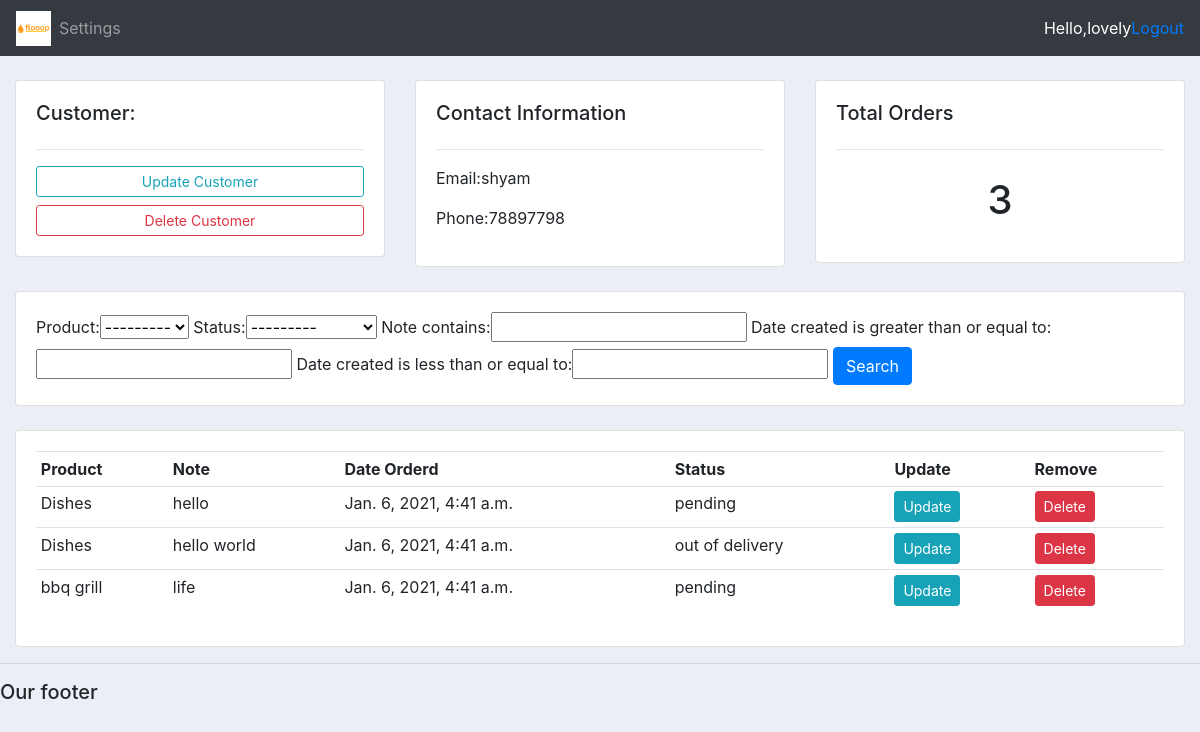
Screenshot of /customer/2/ (signed in) with the database file from the repository.
### accounts/models.py (models this page shows, shortened)
class Customer(models.Model):
    user=models.OneToOneField(User,null=True,blank=True,on_delete=models.CASCADE)
    name=models.CharField(max_length=100,null=True)
    phone=models.CharField(max_length=100,null=True)
    email=models.CharField(max_length=100,null=True)
    profile_pic=models.ImageField(default="download.png",null=True,blank=True)
    date_created=models.DateTimeField(auto_now_add=True,null=True)

class Order(models.Model):
    STATUS=(
        ('pending','pending'),
        ('out of delivery','out of delivery'),
        ('Delivered','Delivered'),
    )
    customer=models.ForeignKey(Customer,null=True,on_delete=models.SET_NULL)
    product=models.ForeignKey(Product,null=True,on_delete=models.SET_NULL)
    date_created=models.DateTimeField(auto_now_add=True,null=True)
    status=models.CharField(max_length=100,null=True,choices=STATUS)
    note=models.CharField(max_length=100,null=True)

class Product(models.Model):
    CATEGORY=(
        ('Indoor','Indoor'),
        ('Out door','Out door')
    )
    name=models.CharField(max_length=100,null=True)
    price=models.FloatField(null=True)
    category=models.CharField(max_length=100,null=True,choices=CATEGORY)
    description=models.CharField(max_length=100,null=True,blank=True)
    date_created=models.DateTimeField(auto_now_add=True,null=True)
    tag=models.ManyToManyField(Tag)
    def __str__(self):
        return self.name

### accounts/views.py (the view)
# urls.py: path('customer/<int:pk>/', views.customer ,name="customer" ),
@login_required(login_url='login')
def customer(request,pk):
    customer=Customer.objects.get(id=pk)
    orders=customer.order_set.all()
    total=orders.count()
    myfilter=OrderFilter(request.GET,queryset=orders)
    orders=myfilter.qs
    context={'customer':customer,'orders':orders,'total':total,'myfilter':myfilter}
    return render(request,'accounts/customer.html',context)

### accounts/templates/accounts/customer.html
{%  extends 'accounts/main.html' %}
{% block content %}
	<br>
<div class="row">
	<div class="col-md">
		<div class="card card-body">
			<h5>Customer:</h5>
			<hr>
			<a class="btn btn-outline-info  btn-sm btn-block" href="">Update Customer</a>
			<a class="btn btn-outline-danger  btn-sm btn-block" href="">Delete Customer</a>
		</div>
	</div>
	<div class="col-md">
		<div class="card card-body">
			<h5>Contact Information</h5>
			<hr>
			<p>Email:{{customer.name}} </p>
			<p>Phone:{{customer.phone}} </p>
		</div>
	</div>
	<div class="col-md">
		<div class="card card-body">
			<h5>Total Orders</h5>
			<hr>
			<h1 style="text-align: center;padding: 10px">{{total}}</h1>
		</div>
	</div>
</div>
<br>
<div class="row">
	<div class="col">
		<div class="card card-body">
			<form method="get">
				{{myfilter.form}}
		    <button class="btn btn-primary" type="submit">Search</button>
		  </form>
		</div>
	</div>
</div>
<br>
<div class="row">
	<div class="col-md">
		<div class="card card-body">
			<table class="table table-sm">
				<tr>
					<th>Product</th>
					<th>Note</th>
					<th>Date Orderd</th>
					<th>Status</th>
					<th>Update</th>
					<th>Remove</th>
				</tr>
				{% for i in orders %}
				<tr>
					<td>{{i.product}}</td>
					<td>{{i.note}}</td>
					<td>{{i.date_created}}</td>
					<td>{{i.status}}</td>
					<td><a class="btn btn-sm btn-info" href="{% url 'updateorder' i.id %}">Update</a></td>
					<td><a class="btn btn-sm btn-danger" href="{% url 'deleteorder' i.id %}">Delete</a></td>
				</tr>
				{% endfor %}
			</table>
		</div>
	</div>
</div>
{% endblock %}

### accounts/templates/accounts/navbar.html (shortened to what this page needs)
{% load static %}
<nav class="navbar navbar-expand-lg navbar-dark bg-dark">
    <img src="{% static 'images/download.png' %}" height="35px">
    <div class="collapse navbar-collapse" id="navbarNav">
      <ul class="navbar-nav">
        {% if request.user.is_staff %}
        <li class="nav-item active">
          <a class="nav-link" href="{% url 'home'%}">Dashboard</a>
        </li>
        <li class="nav-item">
          <a class="nav-link" href="{% url 'product' %}">Products</a>
        </li>
        {% else %}
       <li class="nav-item">
        <a class="nav-link" href="{% url 'account' %}">Settings</a>
      </li>
        {% endif %}
      </ul>
    </div>
    <span style="color:white;">Hello,{{user}}</span>
    <span><a href="{% url 'logout' %}">Logout</a></span>
  </nav>

### accounts/static/css/main.css (style rules this page uses)
body { background-color: #ebeff5; }

### rows the page displays
Customer: name "shyam", phone "78897798"
Order: product "Dishes", note "hello", date_created "Jan. 6, 2021, 4:41 a.m.", status "pending"
Order: product "Dishes", note "hello world", date_created "Jan. 6, 2021, 4:41 a.m.", status "out of delivery"
Order: product "bbq grill", note "life", date_created "Jan. 6, 2021, 4:41 a.m.", status "pending"

### other values shown
{{ user }} "lovely"
{{ total }} "3"
